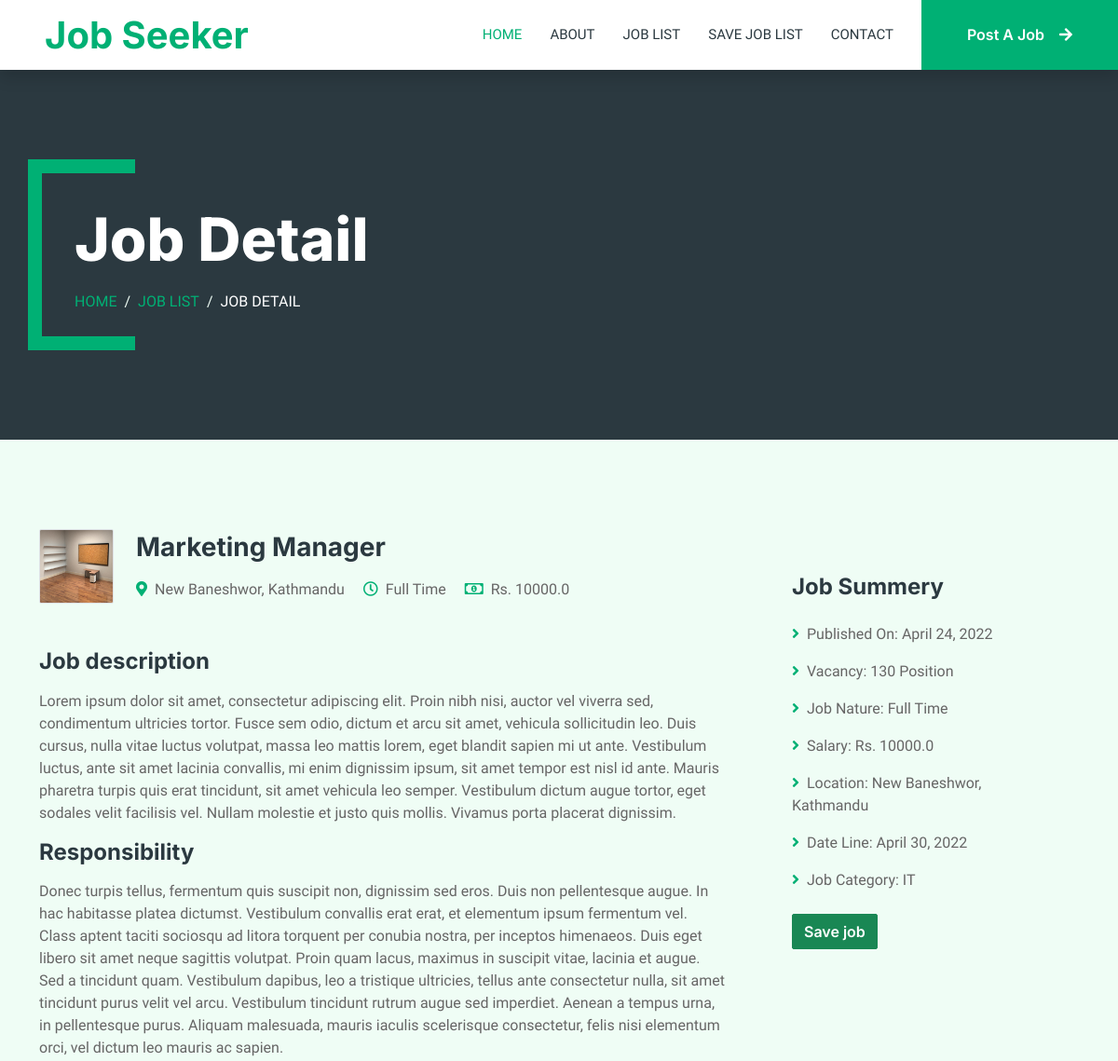
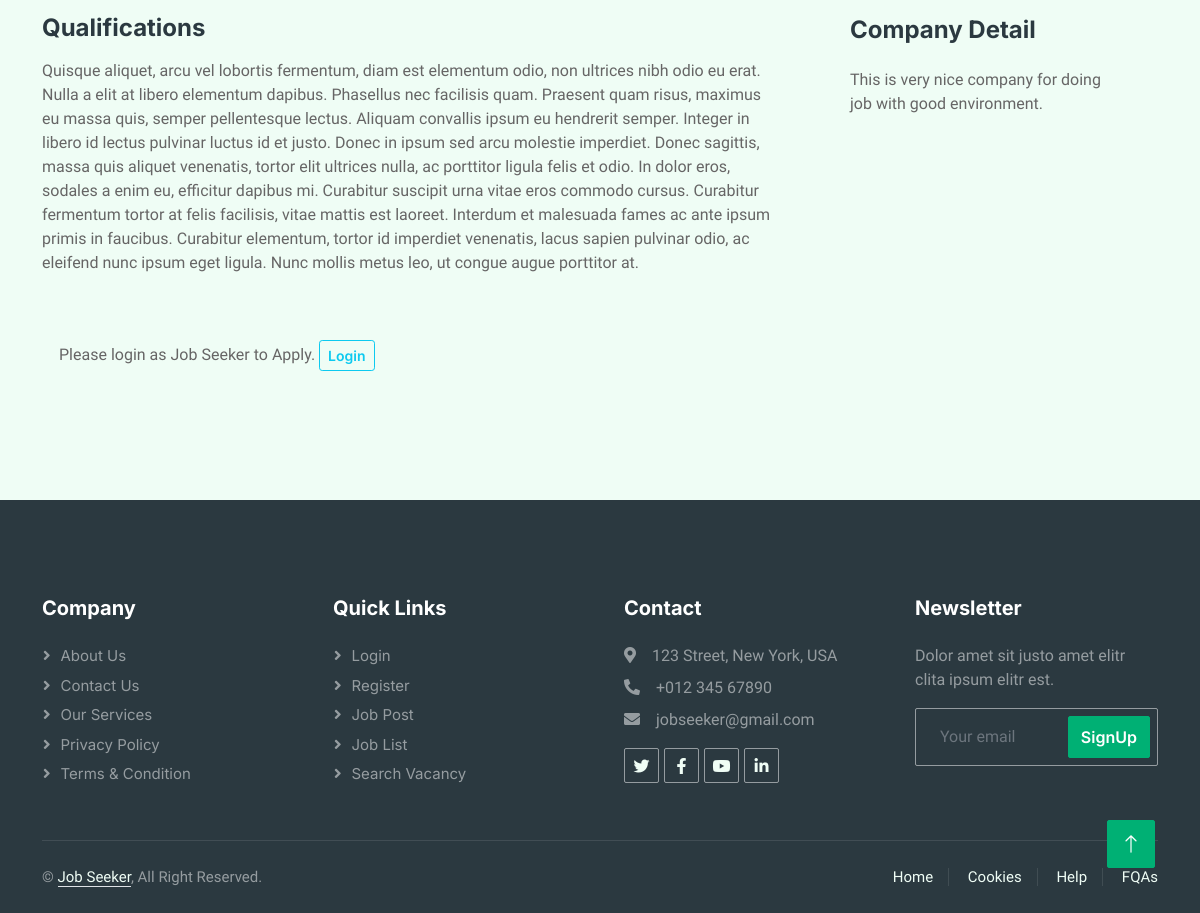
Screenshot of /jobDetail/9 with the database file from the repository (2 pictures, top to bottom).
### findingJob/models.py (models this page shows, shortened)
class jobdetail(models.Model):
    jobNature = (
        ('Part Time', 'Part Time'),
        ('Full Time', 'Full Time'),
    )
    user = models.ForeignKey(User, on_delete=models.CASCADE, null=True)
    title = models.CharField(max_length=200, null=True)
    location = models.CharField(max_length=200, null=True)
    type = models.CharField(max_length=200, null=True, choices=jobNature)
    salary = models.FloatField(max_length=200, null=True)
    description = models.TextField()
    responsibility = models.TextField()
    qualification = models.TextField()
    published_date = models.DateField(max_length=200, null=True)
    deadline_date = models.DateField(max_length=200, null=True)
    no_of_vaccinies = models.CharField(max_length=200, null=True)
    company_details = models.TextField()
    company_logo = models.ImageField(upload_to="company_logo", default="defaultlogo.png", null=True, blank=True)
    jobcategory = models.ForeignKey(JobCategory, on_delete=models.CASCADE, null=True, blank=True)
    favourites = models.ManyToManyField(User, related_name='favouritte', default=None, blank=True)

class JobCategory(models.Model):
    name = models.CharField(max_length=200, null=True)
    category_logo = models.ImageField(upload_to="category_logo", default="defaultlogo.png",
                                      validators=[validate_file_extension], null=True, blank=True)

### findingJob/views.py (the view)
# urls.py: path('jobDetail/<int:jobid>', views.jobDetail, name="jobDetail"),
def jobDetail(request, jobid):
    fav_job = get_object_or_404(jobdetail, id=jobid)
    fav= bool
    if fav_job.favourites.filter(id=request.user.id).exists():
        fav = True
    jobinfo = jobdetail.objects.filter(id=jobid)
    context = {'jobinfo': jobinfo[0], 'fav':fav}
    return render(request, 'findingJob/job-detail.html', context)

### findingJob/templates/findingJob/job-detail.html (shortened to what this page needs)
{%  extends 'findingJob/main.html' %}
{% block content %}
{% load static %}
<div class="container-xxl py-5 bg-dark page-header mb-5">
    <div class="container my-5 pt-5 pb-4">
        <h1 class="display-3 text-white mb-3 animated slideInDown">Job Detail</h1>
        <nav aria-label="breadcrumb">
            <ol class="breadcrumb text-uppercase">
                <li class="breadcrumb-item"><a href="/">Home</a></li>
                <li class="breadcrumb-item"><a href="{%url 'jobList' %}">Job List</a></li>
                <li class="breadcrumb-item text-white active" aria-current="page">Job Detail</li>
            </ol>
        </nav>
    </div>
</div>
<div class="container-xxl py-5 wow fadeInUp" data-wow-delay="0.1s">
    <div class="container">
        <div class="row gy-5 gx-4">
            <div class="col-lg-8">
                <div class="d-flex align-items-center mb-5">
                    <img class="flex-shrink-0 img-fluid border rounded" src="/img/{{jobinfo.company_logo}}" alt=""
                         style="width: 80px; height: 80px;">
                    <div class="text-start ps-4">
                        <h3 class="mb-3">{{jobinfo.title}}</h3>
                        <span class="text-truncate me-3"><i class="fa fa-map-marker-alt text-primary me-2"></i>{{jobinfo.location}}</span>
                        <span class="text-truncate me-3"><i class="far fa-clock text-primary me-2"></i>{{jobinfo.type}}</span>
                        <span class="text-truncate me-0"><i class="far fa-money-bill-alt text-primary me-2"></i>Rs. {{jobinfo.salary}}</span>
                    </div>
                </div>
                <div class="mb-5">
                    <h4 class="mb-3">Job description</h4>
                    <p>{{jobinfo.description | safe}}</p>
                    <h4 class="mb-3">Responsibility</h4>
                    <p>{{jobinfo.responsibility | safe}}</p>
                    <h4 class="mb-3">Qualifications</h4>
                    <p>{{jobinfo.qualification | safe}}</p>
                </div>
                <div class="">
                    {% if user.groups.all.0.name == 'customer' %}
                    <h4 class="mb-4">Apply For The Job</h4>
                    <form>
                        <div class="row g-3">
                            <div class="col-12 col-sm-6">
                                <input type="text" class="form-control" placeholder="Your Name">
                            </div>
                            <div class="col-12 col-sm-6">
                                <input type="email" class="form-control" placeholder="Your Email">
                            </div>
                            <div class="col-12 col-sm-6">
                                <input type="text" class="form-control" placeholder="Portfolio Website">
                            </div>
                            <div class="col-12 col-sm-6">
                                <input type="file" class="form-control bg-white">
                            </div>
                            <div class="col-12">
                                <textarea class="form-control" rows="5" placeholder="Coverletter"></textarea>
                            </div>
                            <div class="col-12">
                                <button class="btn btn-primary w-100" type="submit">Apply Now</button>
                            </div>
                        </div>
                    </form>
                         {% elif user.groups.all.0.name == 'admin' %}
                    <div class="alert alert-warning">
                        <strong>Warning!</strong> You'r not allowed to Apply. Please login as Job Seeker.
                        <a class="btn btn-sm btn-danger" href="{% url 'logout' %}" >Go back</a>
                    </div>
                    {% else %}
                    <div class="alert alert-outline-info">
                        <strong></strong> Please login as Job Seeker to Apply.
                        <a class="btn btn-sm btn-outline-info" href="{% url 'login' %}" >Login</a>
                    </div>
                    {% endif %}
                </div>
            </div>
            <div class="col-lg-4">
                <div class="bg-light rounded p-5 mb-4 wow slideInUp" data-wow-delay="0.1s">
                    <h4 class="mb-4">Job Summery</h4>
                    <p><i class="fa fa-angle-right text-primary me-2"></i>Published On: {{jobinfo.published_date}}</p>
                    <p><i class="fa fa-angle-right text-primary me-2"></i>Vacancy: {{jobinfo.no_of_vaccinies}} Position
                    </p>
                    <p><i class="fa fa-angle-right text-primary me-2"></i>Job Nature: {{jobinfo.type}}</p>
                    <p><i class="fa fa-angle-right text-primary me-2"></i>Salary: Rs. {{jobinfo.salary}}</p>
                    <p><i class="fa fa-angle-right text-primary me-2"></i>Location: {{jobinfo.location}}</p>
                    <p><i class="fa fa-angle-right text-primary me-2"></i>Date Line: {{jobinfo.deadline_date}} </p>
                    <p class="m-0"><i class="fa fa-angle-right text-primary me-2"></i>Job Category:
                        {{jobinfo.jobcategory.name}} </p>
                    <br>
                    {% if request.user.is_authenticated %}
                        {% if fav %}
                     <p >
                        <a href="{% url 'favourite_list' %}" class="btn btn-outline-warning" style="cursor: not-allowed;pointer-events: none;"> <i class="fa fa-check" aria-hidden="true"></i> Saved</a>
                    </p>
                        {% else %}
                    <p>
                        <a href="{% url 'favourite_add' jobinfo.id %}" class="btn btn-success">Save job</a>
                    </p>
                        {% endif %}
                    {% else %}
                    <p>
                        <a href="{% url 'login' %}" class="btn btn-success">Save job</a>
                    </p>
                    {% endif %}
                </div>
                <div class="bg-light rounded p-5 wow slideInUp" data-wow-delay="0.1s">
                    <h4 class="mb-4">Company Detail</h4>
                    <p class="m-0">{{jobinfo.company_details | safe}}</p>
                </div>
            </div>
        </div>
    </div>
</div>
{% endblock %}

### static/css/style.css (style rules this page uses)
:root { --primary: #00B074; --secondary: #2B9BFF; --light: #EFFDF5; --dark: #2B3940; }
.btn { font-family: 'Inter', sans-serif; font-weight: 600; transition: .5s; }
.header-carousel .container, .page-header .container { position: relative; padding: 45px 0 45px 35px; border-left: 15px solid var(--primary); }
.header-carousel .container::before, .header-carousel .container::after, .page-header .container::before, .page-header .container::after { position: absolute; content: ""; top: 0; left: 0; width: 100px; height: 15px; background: var(--primary); }
.header-carousel .container::after, .page-header .container::after { top: 100%; margin-top: -15px; }
.page-header { background: linear-gradient(rgba(43, 57, 64, .5), rgba(43, 57, 64, .5)); background-size: cover; }
.breadcrumb-item + .breadcrumb-item::before { color: var(--light); }

### rows the page displays
jobdetail: company_logo (picture), title "Marketing Manager", location "New Baneshwor, Kathmandu", type "Full Time", salary "10000.0", description "Lorem ipsum dolor sit amet, consectetur adipiscing elit. Proin nibh nisi, auctor vel viverra sed, condimentum ultricies tortor. Fusce sem odio, dictum et arcu sit amet, vehicula sollicitudin leo. Duis cursus, nulla vitae luctus volutpat, massa leo mattis lorem, eget blandit sapien mi ut ante. Vestibulum luctus, ante sit amet lacinia convallis, mi enim dignissim ipsum, sit amet tempor est nisl id ante. Mauris pharetra turpis quis erat tincidunt, sit amet vehicula leo semper. Vestibulum dictum augue tortor, eget sodales velit facilisis vel. Nullam molestie et justo quis mollis. Vivamus porta placerat dignissim.", responsibility "Donec turpis tellus, fermentum quis suscipit non, dignissim sed eros. Duis non pellentesque augue. In hac habitasse platea dictumst. Vestibulum convallis erat erat, et elementum ipsum fermentum vel. Class aptent taciti sociosqu ad litora torquent per conubia nostra, per inceptos himenaeos. Duis eget libero sit amet neque sagittis volutpat. Proin quam lacus, maximus in suscipit vitae, lacinia et augue. Sed a tincidunt quam. Vestibulum dapibus, leo a tristique ultricies, tellus ante consectetur nulla, sit amet tincidunt purus velit vel arcu. Vestibulum tincidunt rutrum augue sed imperdiet. Aenean a tempus urna, in pellentesque purus. Aliquam malesuada, mauris iaculis scelerisque consectetur,…", qualification "Quisque aliquet, arcu vel lobortis fermentum, diam est elementum odio, non ultrices nibh odio eu erat. Nulla a elit at libero elementum dapibus. Phasellus nec facilisis quam. Praesent quam risus, maximus eu massa quis, semper pellentesque lectus. Aliquam convallis ipsum eu hendrerit semper. Integer in libero id lectus pulvinar luctus id et justo. Donec in ipsum sed arcu molestie imperdiet. Donec sagittis, massa quis aliquet venenatis, tortor elit ultrices nulla, ac porttitor ligula felis et odio. In dolor eros, sodales a enim eu, efficitur dapibus mi. Curabitur suscipit urna vitae eros commodo cursus. Curabitur fermentum tortor at felis facilisis, vitae mattis est laoreet. Interdum et…", published_date "April 24, 2022", no_of_vaccinies "130", deadline_date "April 30, 2022", jobcategory.name "IT", company_details "This is very nice company for doing job with good environment."
